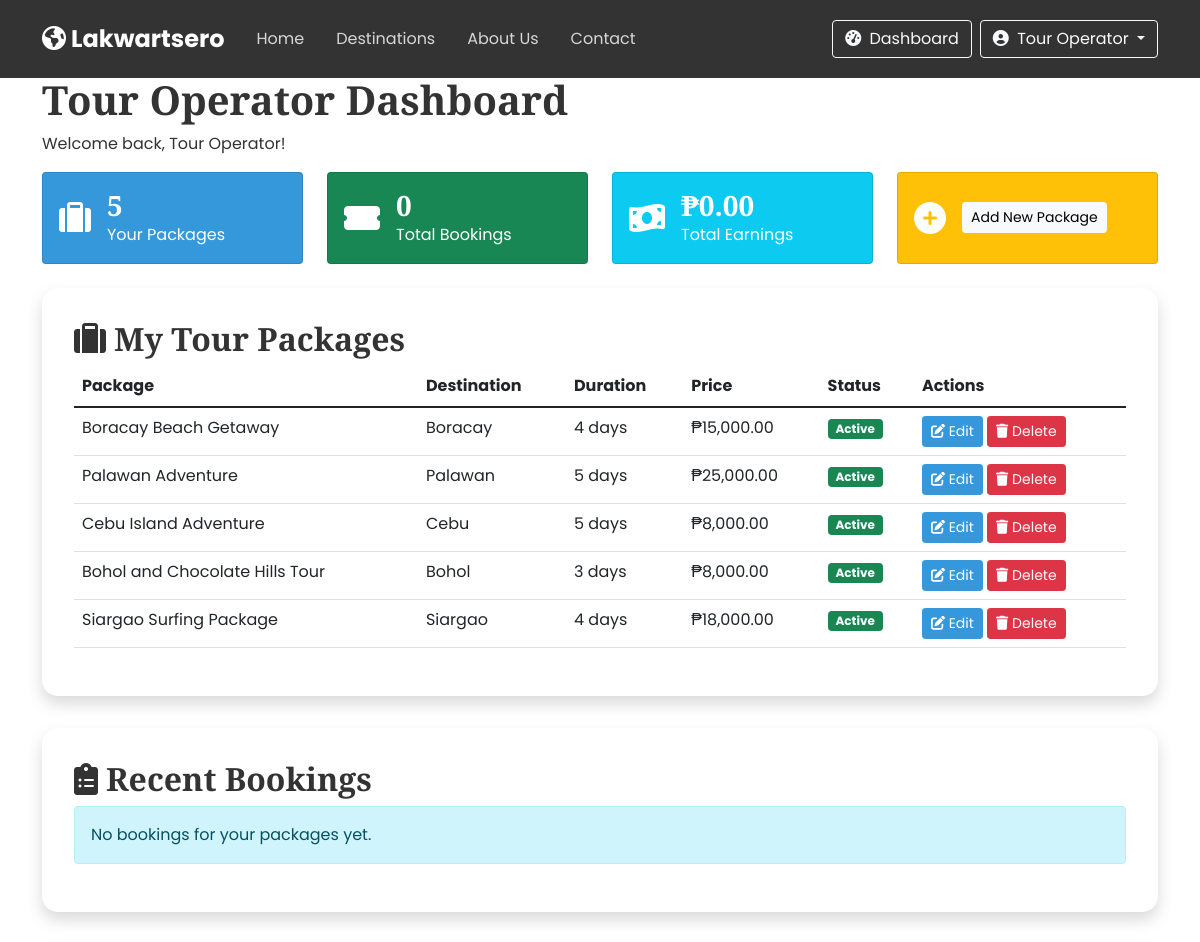
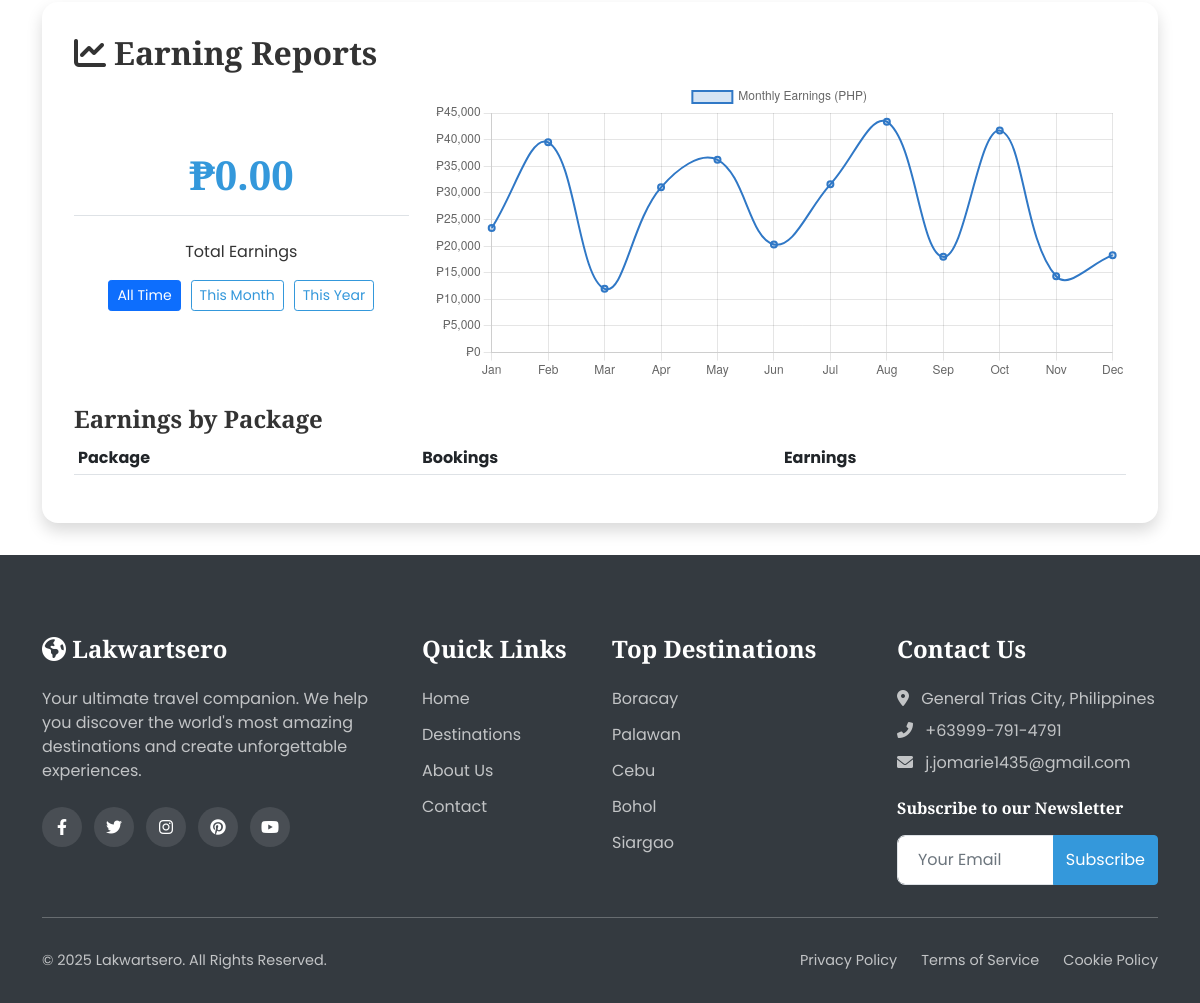
The app's page /operator-dashboard.php (signed in) with its own data (2 pictures, top to bottom).
### tables this page shows
CREATE TABLE `packages` (
  `id` int(11) NOT NULL,
  `destination_id` int(11) NOT NULL,
  `title` varchar(100) NOT NULL,
  `description` text DEFAULT NULL,
  `price` decimal(10,2) NOT NULL,
  `duration` int(11) NOT NULL COMMENT 'in days',
  `max_travelers` int(11) DEFAULT 10,
  `itinerary` text DEFAULT NULL,
  `inclusions` text DEFAULT NULL,
  `exclusions` text DEFAULT NULL,
  `featured` tinyint(1) DEFAULT 0,
  `discount_percent` int(11) DEFAULT 0,
  `created_by` int(11) DEFAULT NULL,
  `image_url` varchar(255) DEFAULT NULL,
  `created_at` timestamp NOT NULL DEFAULT current_timestamp(),
  `updated_at` timestamp NOT NULL DEFAULT current_timestamp() ON UPDATE current_timestamp(),
  `status` enum('active','inactive','sold-out') DEFAULT 'active'
);

CREATE TABLE `destinations` (
  `id` int(11) NOT NULL,
  `name` varchar(100) NOT NULL,
  `country` varchar(100) DEFAULT 'Philippines',
  `region` varchar(100) NOT NULL,
  `description` text DEFAULT NULL,
  `image_url` varchar(255) DEFAULT NULL,
  `featured` tinyint(1) DEFAULT 0,
  `popular` tinyint(1) DEFAULT 0,
  `best_time_to_visit` varchar(100) DEFAULT NULL,
  `things_to_do` text DEFAULT NULL,
  `created_at` timestamp NOT NULL DEFAULT current_timestamp(),
  `updated_at` timestamp NOT NULL DEFAULT current_timestamp() ON UPDATE current_timestamp()
);

### includes/functions.php (called while the page is built, shortened)
<?php
function formatCurrency($amount) {
    return '₱' . number_format($amount, 2);
}
?>

### operator-dashboard.php (the view, shortened to what this page needs)
<?php
include 'includes/header.php';
$operatorId = $_SESSION['user_id'];
$operatorPackages = getOperatorPackages($conn, $operatorId);
$operatorBookings = getOperatorBookings($conn, $operatorId);
$totalOperatorPackages = count($operatorPackages);
$totalOperatorBookings = count($operatorBookings);
$totalEarnings = calculateTotalEarnings($operatorBookings);
?>
<section class="dashboard-section">
    <div class="container">
        <div class="dashboard-header" data-aos="fade-up">
            <h1>Tour Operator Dashboard</h1>
            <p>Welcome back, <?php echo $_SESSION['full_name']; ?>!</p>
        </div>
        <div class="row g-4 mb-4" data-aos="fade-up">
            <div class="col-md-3">
                <div class="card h-100 bg-primary text-white">
                    <div class="card-body d-flex align-items-center">
                        <i class="fas fa-suitcase fa-2x me-3"></i>
                        <div>
                            <h3 class="mb-0"><?php echo $totalOperatorPackages; ?></h3>
                            <p class="mb-0">Your Packages</p>
                        </div>
                    </div>
                </div>
            </div>
            <div class="col-md-3">
                <div class="card h-100 bg-success text-white">
                    <div class="card-body d-flex align-items-center">
                        <i class="fas fa-ticket-alt fa-2x me-3"></i>
                        <div>
                            <h3 class="mb-0"><?php echo $totalOperatorBookings; ?></h3>
                            <p class="mb-0">Total Bookings</p>
                        </div>
                    </div>
                </div>
            </div>
            <div class="col-md-3">
                <div class="card h-100 bg-info text-white">
                    <div class="card-body d-flex align-items-center">
                        <i class="fas fa-money-bill-wave fa-2x me-3"></i>
                        <div>
                            <h3 class="mb-0"><?php echo formatCurrency($totalEarnings); ?></h3>
                            <p class="mb-0">Total Earnings</p>
                        </div>
                    </div>
                </div>
            </div>
            <div class="col-md-3">
                <div class="card h-100 bg-warning text-white">
                    <div class="card-body d-flex align-items-center">
                        <i class="fas fa-plus-circle fa-2x me-3"></i>
                        <div>
                            <a href="add-package.php" class="btn btn-light btn-sm">Add New Package</a>
                        </div>
                    </div>
                </div>
            </div>
        </div>
        <div class="dashboard-card mt-4" data-aos="fade-up">
            <div class="dashboard-card-header">
                <h2><i class="fas fa-suitcase me-2"></i>My Tour Packages</h2>
            </div>
            <div class="dashboard-card-body">
                <?php if (count($operatorPackages) > 0): ?>
                <div class="table-responsive">
                    <table class="table table-hover">
                        <thead>
                            <tr>
                                <th>Package</th>
                                <th>Destination</th>
                                <th>Duration</th>
                                <th>Price</th>
                                <th>Status</th>
                                <th>Actions</th>
                            </tr>
                        </thead>
                        <tbody>
                            <?php foreach($operatorPackages as $package): ?>
                            <tr>
                                <td><?php echo $package['title']; ?></td>
                                <td><?php echo $package['destination_name']; ?></td>
                                <td><?php echo $package['duration']; ?> days</td>
                                <td><?php echo formatCurrency($package['price']); ?></td>
                                <td>
                                    <span class="badge bg-<?php
                                        echo $package['status'] == 'active' ? 'success' :
                                            ($package['status'] == 'inactive' ? 'warning' : 'danger');
                                    ?>">
                                        <?php echo ucfirst($package['status']); ?>
                                    </span>
                                </td>
                                <td>
                                    <a href="edit-package.php?id=<?php echo $package['id']; ?>" class="btn btn-sm btn-primary">
                                        <i class="fas fa-edit"></i> Edit
                                    </a>
                                    <a href="delete-package.php?id=<?php echo $package['id']; ?>" class="btn btn-sm btn-danger" onclick="return confirm('Are you sure you want to delete this package?')">
                                        <i class="fas fa-trash"></i> Delete
                                    </a>
                                </td>
                            </tr>
                            <?php endforeach; ?>
                        </tbody>
                    </table>
                </div>
                <?php endif; ?>
            </div>
        </div>
        <div class="dashboard-card mt-4" data-aos="fade-up">
            <div class="dashboard-card-header">
                <h2><i class="fas fa-clipboard-list me-2"></i>Recent Bookings</h2>
            </div>
            <div class="dashboard-card-body">
                <?php if (count($operatorBookings) > 0): ?>
                <div class="table-responsive">
                    <table class="table table-hover">
                        <thead>
                            <tr>
                                <th>Booking ID</th>
                                <th>Customer</th>
                                <th>Package</th>
                                <th>Travel Date</th>
                                <th>Travelers</th>
                                <th>Total</th>
                                <th>Status</th>
                            </tr>
                        </thead>
                        <tbody>
                            <?php foreach($operatorBookings as $booking): ?>
                            <tr>
                                <td>#<?php echo $booking['id']; ?></td>
                                <td><?php echo $booking['full_name']; ?></td>
                                <td><?php echo $booking['package_title']; ?></td>
                                <td><?php echo date('M d, Y', strtotime($booking['travel_date'])); ?></td>
                                <td><?php echo $booking['num_travelers']; ?></td>
                                <td><?php echo formatCurrency($booking['total_price']); ?></td>
                                <td>
                                    <span class="badge bg-<?php
                                        echo $booking['status'] == 'confirmed' ? 'success' :
                                            ($booking['status'] == 'pending' ? 'warning' : 'danger');
                                    ?>">
                                        <?php echo ucfirst($booking['status']); ?>
                                    </span>
                                </td>
                            </tr>
                            <?php endforeach; ?>
                        </tbody>
                    </table>
                </div>
                <?php else: ?>
                <div class="alert alert-info">No bookings for your packages yet.</div>
                <?php endif; ?>
            </div>
        </div>
        <div class="dashboard-card mt-4" data-aos="fade-up">
            <div class="dashboard-card-header">
                <h2><i class="fas fa-chart-line me-2"></i>Earning Reports</h2>
            </div>
            <div class="dashboard-card-body">
                <div class="row align-items-center">
                    <div class="col-md-4">
                        <div class="earning-summary text-center">
                            <h3 class="total-earnings"><?php echo formatCurrency($totalEarnings); ?></h3>
                            <p>Total Earnings</p>
                            <div class="earning-period-selector">
                                <button class="btn btn-sm btn-outline-primary active">All Time</button>
                                <button class="btn btn-sm btn-outline-primary">This Month</button>
                                <button class="btn btn-sm btn-outline-primary">This Year</button>
                            </div>
                        </div>
                    </div>
                    <div class="col-md-8">
                        <div class="earning-chart">
                            <canvas id="earningsChart" width="400" height="200"></canvas>
                        </div>
                    </div>
                </div>
                <div class="mt-4">
                    <h4>Earnings by Package</h4>
                    <div class="table-responsive">
                        <table class="table table-sm">
                            <thead>
                                <tr>
                                    <th>Package</th>
                                    <th>Bookings</th>
                                    <th>Earnings</th>
                                </tr>
                            </thead>
                        </table>
                    </div>
                </div>
            </div>
        </div>
    </div>
</section>
<script>
document.addEventListener('DOMContentLoaded', function() {
    // Sample data for the earnings chart
    // In a real application, this would come from the server based on actual earnings data
    const ctx = document.getElementById('earningsChart').getContext('2d');
    const earningsChart = new Chart(ctx, {
        type: 'line',
        data: {
            labels: ['Jan', 'Feb', 'Mar', 'Apr', 'May', 'Jun', 'Jul', 'Aug', 'Sep', 'Oct', 'Nov', 'Dec'],
            datasets: [{
                label: 'Monthly Earnings (PHP)',
                data: [
                    <?php
                    $sampleData = [];
                    for ($i = 0; $i < 12; $i++) {
                        $sampleData[] = rand(10000, 50000);
                    }
                    echo implode(', ', $sampleData);
                    ?>
                ],
                backgroundColor: 'rgba(48, 120, 198, 0.2)',
                borderColor: 'rgba(48, 120, 198, 1)',
                borderWidth: 2,
                tension: 0.4
            }]
        },
        options: {
            scales: {
                y: {
                    beginAtZero: true,
                    ticks: {
                        callback: function(value) {
                            return '₱' + value.toLocaleString();
                        }
                    }
                }
            },
            plugins: {
                tooltip: {
                    callbacks: {
                        label: function(context) {
                            return '₱' + context.raw.toLocaleString();
                        }
                    }
                }
            },
            responsive: true,
            maintainAspectRatio: false
        }
    });
});
</script>
<?php
include 'includes/footer.php';
function getOperatorPackages($conn, $operatorId) {
    $sql = "SELECT p.*, d.name as destination_name
            FROM packages p
            JOIN destinations d ON p.destination_id = d.id
            WHERE p.created_by = ?
            ORDER BY p.created_at DESC";
    $stmt = $conn->prepare($sql);
    $stmt->bind_param("i", $operatorId);
    $stmt->execute();
    $result = $stmt->get_result();
    $packages = [];
    while($row = $result->fetch_assoc()) {
        $packages[] = $row;
    }
    return $packages;
}
function getOperatorBookings($conn, $operatorId) {
    $sql = "SELECT b.*, u.full_name, p.title as package_title
            FROM bookings b
            JOIN users u ON b.user_id = u.id
            JOIN packages p ON b.package_id = p.id
            WHERE p.created_by = ?
            ORDER BY b.created_at DESC";
    $stmt = $conn->prepare($sql);
    $stmt->bind_param("i", $operatorId);
    $stmt->execute();
    $result = $stmt->get_result();
    $bookings = [];
    return $bookings;
}
function calculateTotalEarnings($bookings) {
    $total = 0;
    return $total;
}
?>

### css/style.css (style rules this page uses)
:root { --primary-color: #3498db; --secondary-color: #2ecc71; --accent-color: #e74c3c; --text-color: #333; --light-color: #f8f9fa; --dark-color: #343a40; --gray-color: #6c757d; --border-color: #dee2e6; --transition: all 0.3s ease; --box-shadow: 0 0.5rem 1rem rgba(0, 0, 0, 0.15); --section-padding: 5rem 0; }
body { font-family: 'Poppins', sans-serif; color: var(--text-color); background-color: #fff; overflow-x: hidden; }
h1, h2, h3, h4, h5, h6 { font-family: 'Playfair Display', serif; font-weight: 700; }
a { text-decoration: none; color: var(--primary-color); transition: var(--transition); }
.btn-primary { background-color: var(--primary-color); border-color: var(--primary-color); }
.btn-outline-primary { color: var(--primary-color); border-color: var(--primary-color); }
.bg-primary { background-color: var(--primary-color) !important; }
.dashboard-card { background-color: #fff; border-radius: 1rem; box-shadow: var(--box-shadow); padding: 2rem; margin-bottom: 2rem; height: 100%; }
.dashboard-card h3 { margin-bottom: 1.5rem; padding-bottom: 1rem; border-bottom: 1px solid var(--border-color); }

### operator-dashboard.php (style rules this page uses)
.total-earnings { font-size: 2.5rem; font-weight: 700; color: var(--primary-color); margin-bottom: 5px; }
.earning-period-selector { margin-top: 15px; display: flex; justify-content: center; gap: 10px; }
.earning-chart { height: 300px; }

### records on screen
packages: title "Boracay Beach Getaway", destination.name "Boracay", duration "4", price "₱15,000.00", status "Active"
packages: title "Palawan Adventure", destination.name "Palawan", duration "5", price "₱25,000.00", status "Active"
packages: title "Cebu Island Adventure", destination.name "Cebu", duration "5", price "₱8,000.00", status "Active"
packages: title "Bohol and Chocolate Hills Tour", destination.name "Bohol", duration "3", price "₱8,000.00", status "Active"
packages: title "Siargao Surfing Package", destination.name "Siargao", duration "4", price "₱18,000.00", status "Active"

### other values on screen
$_SESSION['full_name'] "Tour Operator"
$totalOperatorPackages "5"
$totalOperatorBookings "0"
formatCurrency($totalEarnings) "₱0.00"
chart data {{ implode(', ', $sampleData) }} 23422, 39483, 11980, 31038, 36211, 20314, 31608, 43363, 17980, 41690, 14339, 18299
